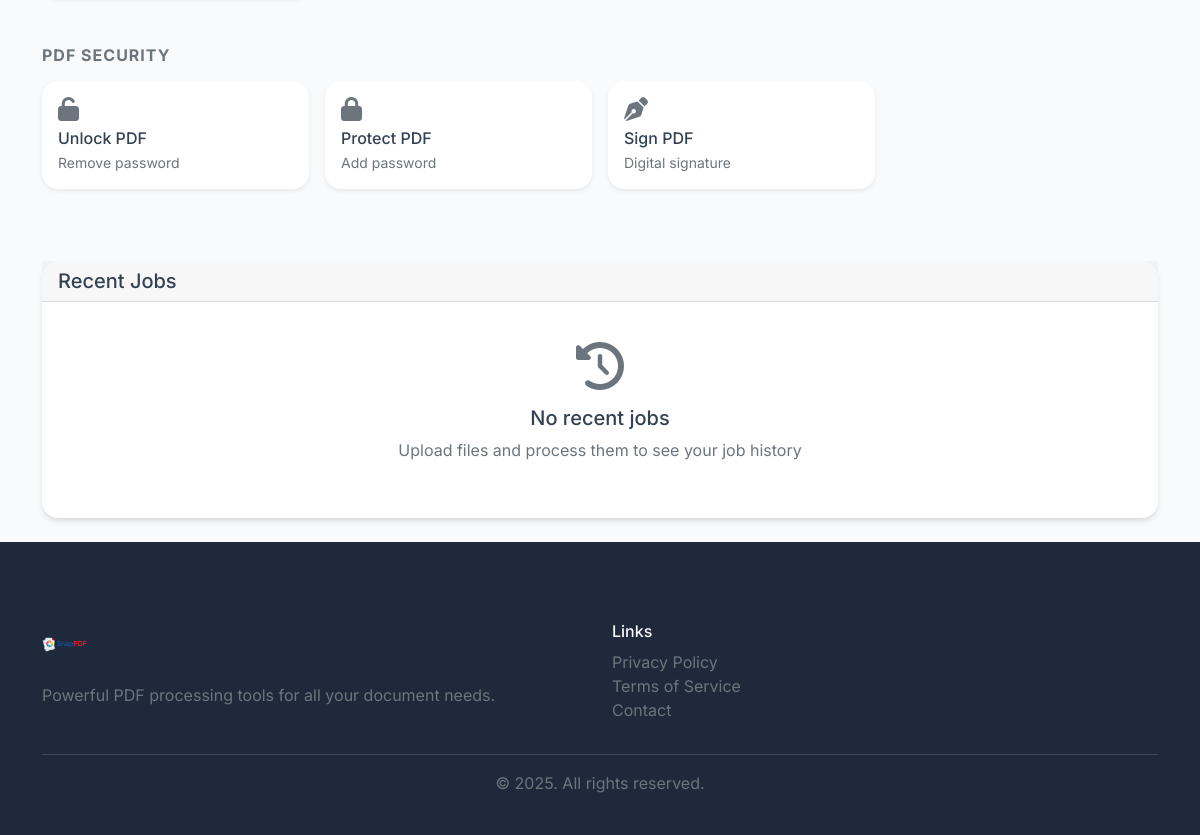
The page /tools (signed in, lower part) on the database as committed earlier.
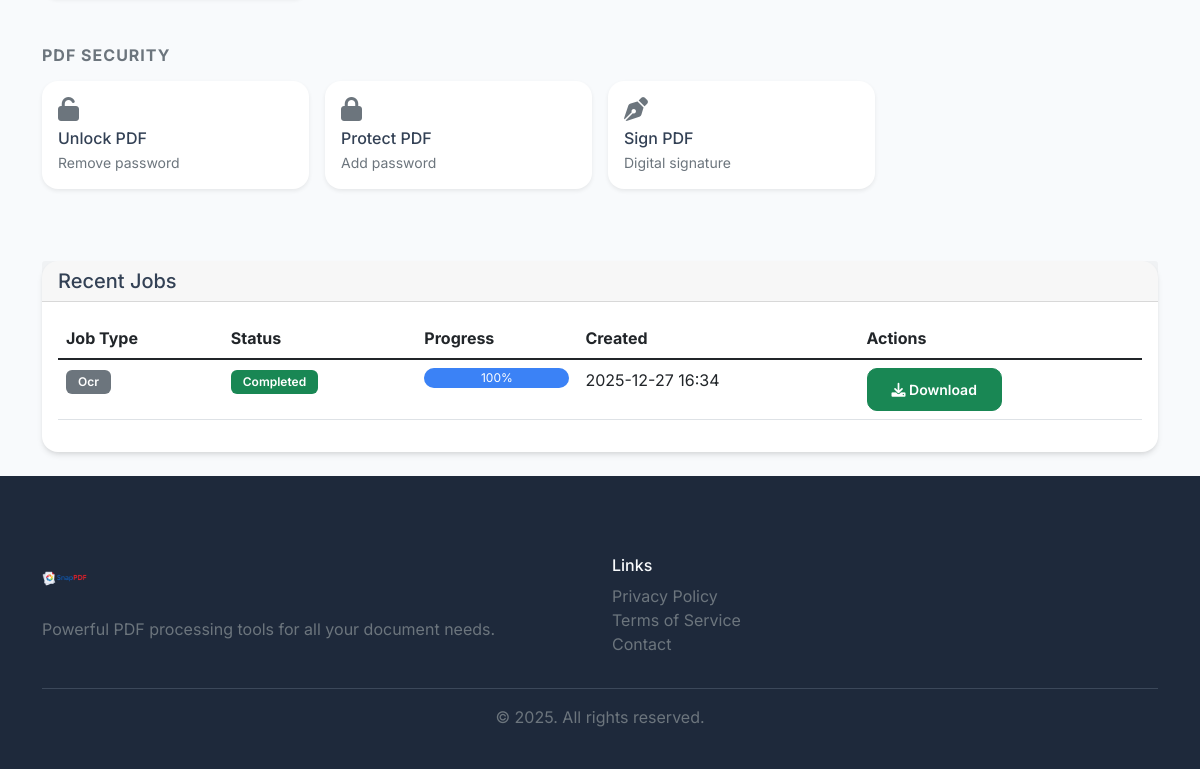
The same page on the database as committed later.
### models.py (models this page shows)
class ProcessingJob(db.Model):
    __tablename__ = 'processing_jobs'
    id = db.Column(db.String, primary_key=True)
    user_id = db.Column(db.String, db.ForeignKey('users.id'), nullable=False)
    job_type = db.Column(db.Enum(JobType), nullable=False)
    status = db.Column(db.Enum(JobStatus), default=JobStatus.PENDING)
    input_files = db.Column(Text)  # JSON string of input file paths
    output_files = db.Column(Text)  # JSON string of output file paths
    progress = db.Column(db.Integer, default=0)  # 0-100
    total_files = db.Column(db.Integer, default=0)
    processed_files = db.Column(db.Integer, default=0)
    error_message = db.Column(Text)
    created_at = db.Column(db.DateTime, default=datetime.now)
    started_at = db.Column(db.DateTime)
    completed_at = db.Column(db.DateTime)
    settings = db.Column(Text)  # JSON string for job-specific settings

### routes.py (the view)
@app.route('/tools')
@login_required
def tools():
    user_jobs = ProcessingJob.query.filter_by(user_id=current_user.id).order_by(ProcessingJob.created_at.desc()).limit(10).all()
    return render_template('tools.html', user=current_user, recent_jobs=user_jobs)

### models.py (called while the page is built)
    def has_active_subscription(self):
        if self.is_premium:
            return True
        subs = db.session.query(Subscription).filter_by(user_id=self.id).all()
        for subscription in subs:
            if subscription.is_active():
                return True
        return False

### routes.py (called while the page is built)
@login_manager.user_loader
def load_user(user_id):
    return User.query.get(str(user_id))

@app.before_request
def make_session_permanent():
    session.permanent = True

### templates/tools.html (shortened to what this page needs)
{% extends "base.html" %}
{% block content %}
<div class="container py-4">
    <div class="row mb-4">
        <div class="col-12">
            <div class="mb-5">
                <h6 class="text-uppercase text-muted fw-bold mb-3" style="letter-spacing: 1px;">PDF Security</h6>
                <div class="row g-3">
                    <div class="col-6 col-md-4 col-lg-3">
                        <div class="card tool-card h-100 border-0 shadow-sm" onclick="showUnlockDialog()">
                            <div class="card-body p-3">
                                <i class="fas fa-unlock text-secondary mb-2 fs-4"></i>
                                <h6 class="mb-1">Unlock PDF</h6>
                                <p class="text-muted small mb-0">Remove password</p>
                            </div>
                        </div>
                    </div>
                    <div class="col-6 col-md-4 col-lg-3">
                        <div class="card tool-card h-100 border-0 shadow-sm" onclick="showProtectDialog()">
                            <div class="card-body p-3">
                                <i class="fas fa-lock text-secondary mb-2 fs-4"></i>
                                <h6 class="mb-1">Protect PDF</h6>
                                <p class="text-muted small mb-0">Add password</p>
                            </div>
                        </div>
                    </div>
                    <div class="col-6 col-md-4 col-lg-3">
                        <div class="card tool-card h-100 border-0 shadow-sm" onclick="selectTool('sign')">
                            <div class="card-body p-3">
                                <i class="fas fa-pen-nib text-secondary mb-2 fs-4"></i>
                                <h6 class="mb-1">Sign PDF</h6>
                                <p class="text-muted small mb-0">Digital signature</p>
                            </div>
                        </div>
                    </div>
                </div>
            </div>
        </div>
    </div>
    <div class="row">
        <div class="col-12">
            <div class="card">
                <div class="card-header">
                    <h5 class="card-title mb-0">Recent Jobs</h5>
                </div>
                <div class="card-body">
                    {% if recent_jobs %}
                        <div class="table-responsive">
                            <table class="table table-hover">
                                <thead>
                                    <tr>
                                        <th>Job Type</th>
                                        <th>Status</th>
                                        <th>Progress</th>
                                        <th>Created</th>
                                        <th>Actions</th>
                                    </tr>
                                </thead>
                                <tbody>
                                    {% for job in recent_jobs %}
                                    <tr>
                                        <td>
                                            <span class="badge bg-secondary">{{ job.job_type.value.title() }}</span>
                                        </td>
                                        <td>
                                            {% if job.status.value == 'completed' %}
                                                <span class="badge bg-success">{{ job.status.value.title() }}</span>
                                            {% elif job.status.value == 'failed' %}
                                                <span class="badge bg-danger">{{ job.status.value.title() }}</span>
                                            {% elif job.status.value == 'processing' %}
                                                <span class="badge bg-info">{{ job.status.value.title() }}</span>
                                            {% else %}
                                                <span class="badge bg-warning">{{ job.status.value.title() }}</span>
                                            {% endif %}
                                        </td>
                                        <td>
                                            <div class="progress" style="height: 20px;">
                                                <div class="progress-bar" role="progressbar" style="width: {{ job.progress }}%">
                                                    {{ job.progress }}%
                                                </div>
                                            </div>
                                        </td>
                                        <td>{{ job.created_at.strftime('%Y-%m-%d %H:%M') }}</td>
                                        <td>
                                            {% if job.status.value == 'completed' %}
                                                <a href="{{ url_for('download_job_results', job_id=job.id) }}" class="btn btn-sm btn-success">
                                                    <i class="fas fa-download"></i> Download
                                                </a>
                                            {% elif job.status.value in ['pending', 'processing'] %}
                                                <button class="btn btn-sm btn-warning" onclick="cancelJob('{{ job.id }}')">
                                                    <i class="fas fa-times"></i> Cancel
                                                </button>
                                            {% endif %}
                                        </td>
                                    </tr>
                                    {% endfor %}
                                </tbody>
                            </table>
                        </div>
                    {% else %}
                        <div class="text-center py-4">
                            <i class="fas fa-history text-muted mb-3" style="font-size: 3rem;"></i>
                            <h5>No recent jobs</h5>
                            <p class="text-muted">Upload files and process them to see your job history</p>
                        </div>
                    {% endif %}
                </div>
            </div>
        </div>
    </div>
</div>
{% endblock %}

### templates/base.html (shortened to what this page needs)
<!DOCTYPE html>
<html lang="en">
<head>
    <link href="https://cdn.jsdelivr.net/npm/bootstrap@5.1.3/dist/css/bootstrap.min.css" rel="stylesheet">
    <link href="https://cdnjs.cloudflare.com/ajax/libs/font-awesome/6.0.0/css/all.min.css" rel="stylesheet">
    <link rel="stylesheet" href="{{ url_for('static', filename='style.css') }}">
</head>
<body>
    <main>
        {% block content %}{% endblock %}
    </main>
    <footer class="footer">
        <div class="container">
            <div class="row">
                <div class="col-md-6">
                    <img src="{{ url_for('static', filename='logo.png') }}" alt="SnapPDF" height="45" class="mb-3">
                    <p class="text-muted">Powerful PDF processing tools for all your document needs.</p>
                </div>
                <div class="col-md-6">
                    <h6>Links</h6>
                    <ul class="list-unstyled">
                        <li><a href="{{ url_for('privacy') }}" class="text-muted">Privacy Policy</a></li>
                        <li><a href="{{ url_for('terms') }}" class="text-muted">Terms of Service</a></li>
                        <li><a href="{{ url_for('contact') }}" class="text-muted">Contact</a></li>
                    </ul>
                </div>
            </div>
            <hr>
            <div class="text-center">
                <p class="text-muted mb-0">&copy; 2025. All rights reserved.</p>
            </div>
        </div>
    </footer>
</body>
</html>

### static/style.css (style rules this page uses)
:root { --pdf-red: #e74c3c; --pdf-dark: #2c3e50; --premium-gold: #f1c40f; --gradient-primary: linear-gradient(135deg, #667eea 0%, #764ba2 100%); }
body { font-family: 'Inter', -apple-system, BlinkMacSystemFont, "Segoe UI", Roboto, Helvetica, Arial, sans-serif; background-color: #f8fafc; color: #334155; }
.card { border: none; border-radius: 16px; box-shadow: 0 4px 6px -1px rgba(0, 0, 0, 0.1), 0 2px 4px -1px rgba(0, 0, 0, 0.06); transition: all 0.3s cubic-bezier(0.4, 0, 0.2, 1); }
.tool-card { overflow: hidden; }
.tool-card .card-body { padding: 2rem; }
.tool-card i { transition: transform 0.3s ease; }
.btn { border-radius: 10px; padding: 10px 24px; font-weight: 600; transition: all 0.2s ease; }
.badge { padding: 0.5em 1em; border-radius: 6px; font-weight: 600; }
.progress { border-radius: 10px; background-color: #e2e8f0; }
.progress-bar { background-color: #3b82f6; }
.footer { background-color: #1e293b; color: #94a3b8; padding: 80px 0 40px; }
.footer h5, .footer h6 { color: #f8fafc; }
.footer a { color: #94a3b8; text-decoration: none; transition: color 0.2s ease; }

Rows that differ between the two databases and show on the page:
added ProcessingJob: job_type.value "Ocr", status.value "Completed", progress "100", created_at "2025-12-27 16:34"
Other text that changed with them:
text no longer shown: "No recent jobs Upload files and process them to see your job history"
text now shown: "Job Type Status Progress Created Actions"
